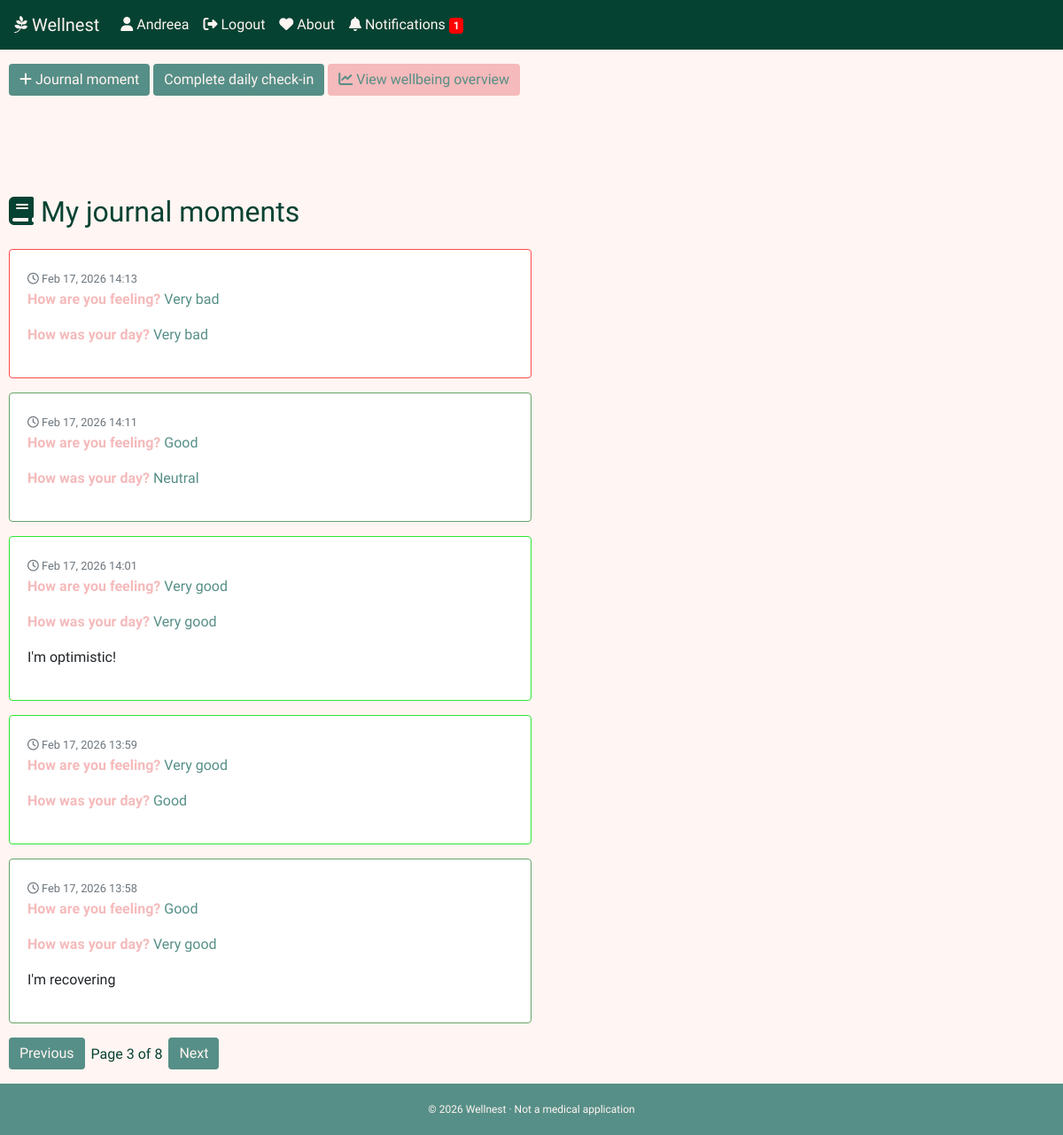
/?page=3 (signed in), run on the app's committed database.
### wellnest/models.py (models this page shows, shortened)
class User(AbstractUser):
    pass

class Entry(models.Model):
    MOOD_CHOICES = [
        (1, "Very bad"),
        (2, "Bad"),
        (3, "Neutral"),
        (4, "Good"),
        (5, "Very good"),
    ]
    DAY_QUALITY = [
        (1, "Very bad"),
        (2, "Bad"),
        (3, "Neutral"),
        (4, "Good"),
        (5, "Very good"),
    ]
    user = models.ForeignKey(User, on_delete=models.CASCADE, related_name="entries")
    text = models.TextField()
    mood = models.IntegerField(choices=MOOD_CHOICES)
    quality = models.IntegerField(choices=DAY_QUALITY)
    created_at = models.DateTimeField(auto_now_add=True)

### wellnest/views.py (the view)
# urls.py: path('', views.index, name='index'),
@login_required
def index(request):
    entries = Entry.objects.filter(user=request.user).order_by("-created_at")
    today = timezone.now().date()
    entry_saved = request.GET.get("entry_saved") == "1"
    has_checked_in_today = DailyCheckIn.objects.filter(
        user=request.user,
        date=today
    ).exists()
    paginator = Paginator(entries, 5)   # 5 per page
    page_number = request.GET.get("page")   # Get ?page=X from URL
    page_entries = paginator.get_page(page_number)
    checkin_done = DailyCheckIn.objects.filter(
        user=request.user,
        date=date.today()
    ).first()
    return render(request, "wellnest/index.html", {
        "entry_saved": entry_saved,
        "entries": page_entries,
        "checkin_done": checkin_done,
        "show_notification": not has_checked_in_today,
    })

### wellnest/templates/wellnest/index.html (shortened to what this page needs)
{% extends "wellnest/layout.html"%}
{% block body %}
    {% if user.is_authenticated %}
        <a href="{% url 'new_entry' %}" class="btn mt-3 mb-3 btn-custom-color"><i class="fa-solid fa-plus"></i> Journal moment</a>
        {% if not checkin_done %}
            <a href="{% url 'daily_checkin' %}" class="btn mt-3 mb-3 btn-custom-color">Complete daily check-in</a>
        {% else %}
            <h3 class="daily-check-in"><i class="fa-regular fa-circle-check"></i> Daily check-in completed!</h3>
        {% endif %}
        <a href="{% url 'analysis' %}" class="btn mt-3 mb-3 btn-custom-color-2"><i class="fa-solid fa-chart-line"></i> View wellbeing overview</a>
    {% endif %}
    <h2 class="journal-entries"><i class="fa-solid fa-book"></i> My journal moments</h2>
        {% for entry in entries %}
            <div id="custom-card" class="card mb-3 custom-entry-card">
                <div class="card-body">
                    <small class="text-muted">
                        <i class="fa-regular fa-clock"></i> {{ entry.created_at|date:"M d, Y H:i" }}
                    </small>
                    <p class="mood-content"><strong class="moods">How are you feeling? </strong><span id="mood-value">{{ entry.get_mood_display }}</span></p>
                    <p class="mood-content"><strong class="moods">How was your day? </strong><span>{{ entry.get_quality_display }}</span></p>
                    <p class="mt-2 custom-entry-text">{{ entry.text }}</p>
                </div>
            </div>
        {% empty %}
            <p>No entries yet.</p>
        {% endfor %}
    <div class="pagination mt-3">
        {% if entries.has_previous %}
            <a href="?page={{ entries.previous_page_number }}" class="btn btn-primary btn-custom-color">Previous</a>
        {% endif %}
        <span class="paginator"><h6 class="pagination-text">Page {{ entries.number }} of {{ entries.paginator.num_pages }}</h6></span>
        {% if entries.has_next %}
            <a href="?page={{ entries.next_page_number }}" class="btn btn-primary btn-custom-color">Next</a>
        {% endif %}
    </div>
{% endblock %}

### wellnest/templates/wellnest/layout.html (shortened to what this page needs)
{% load static %}
<!DOCTYPE html>
<html>
    <head>
        <link rel="stylesheet" href="{% static 'wellnest/styles.css' %}">
        <link rel="stylesheet" href="https://stackpath.bootstrapcdn.com/bootstrap/4.4.1/css/bootstrap.min.css">
        <link rel="stylesheet"
              href="https://cdnjs.cloudflare.com/ajax/libs/font-awesome/6.5.1/css/all.min.css"
/>
    </head>
    <body>
        <nav class="navbar navbar-expand-lg navbar-light custom-navbar">
            <a class="navbar-brand custom-color"><i class="fa-brands fa-pagelines"></i> Wellnest</a>
            <div>
                <ul class="navbar-nav mr-auto">
                    {% if user.is_authenticated %}
                        <li>
                            <a class="nav-link custom-color" href="{% url 'index' %}"><i class="fa-solid fa-user"></i> {{ user.username }}</a>
                        </li>
                        <li>
                            <a class="nav-link custom-color" href="{% url 'logout' %}"><i class="fa-solid fa-right-from-bracket"></i> Logout</a>
                        </li>
                        <li>
                            <a class="nav-link custom-color" href="{% url 'about' %}"><i class="fa-solid fa-heart"></i> About</a>
                        </li>
                        <li>
                            <a class="nav-link custom-color" id="reminderBell">
                                <i class="fa-solid fa-bell"></i> Notifications
                                {% if show_notification %}
                                    <span id="reminderBadge" class="badge">1</span>
                                {% endif %}
                            </a>
                        </li>
                    {% endif %}
                </ul>
            </div>
        </nav>
         <div class="page-content">
            {% block body %}
            {% endblock %}
         </div>
        <footer class="page-footer">© 2026 Wellnest · Not a medical application</footer>
    </body>
</html>

### wellnest/static/wellnest/styles.css (style rules this page uses)
* { margin: 0; font-family: "Lexend", sans-serif; font-optical-sizing: auto; font-style: normal; box-sizing: border-box; }
.custom-navbar { background-color: #064232; }
.navbar .navbar-brand.custom-color, .custom-navbar .navbar-nav .nav-link.custom-color { color: #FFF5F2; }
.badge { background-color: red; padding: 2px 5px; }
#reminderBell { cursor: pointer; }
.page-content { background-color: #FFF5F2; padding: 0 10px; min-height: 100vh; }
.daily-check-in, .card-title, .journal-entries { color: #064232; }
.journal-entries { padding: 30px 0 15px 0; }
.moods, .page-title { color: #F5BABB; }
.moods { font-weight: 700; }
.custom-entry-text, .text-muted { font-weight: 300; }
a.btn.btn-custom-color, input.btn-custom-color { background-color: #568F87; color: #FFF5F2; border: none; box-shadow: none; outline: none; }
a.btn.btn-custom-color-2, .btn.btn-custom-color-2 { background-color: #F5BABB; color: #568F87; border: none; box-shadow: none; outline: none; }
.paginator { display: flex; justify-content: center; align-items: center; }
.pagination.mt-3 { padding-bottom: 16px; }
.pagination-text { margin: 0 7px; color: #064232; }
.mood-content { color: #568F87; }
.card.custom-entry-card, .card.custom-quiz-card { display: flex; justify-content: center; width: 50%; border-color: 2px solid #064232; }
.page-footer { background-color: #568F87; font-size: 12px; color: #FFF5F2; padding: 20px; display: flex; justify-content: center; align-items: center; }

### data on the page
User: username "Andreea"
Entry: created_at "Feb 17, 2026 14:13", mood "Very bad", quality "Very bad"
Entry: created_at "Feb 17, 2026 14:11", mood "Good", quality "Neutral"
Entry: created_at "Feb 17, 2026 14:01", mood "Very good", quality "Very good", text "I'm optimistic!"
Entry: created_at "Feb 17, 2026 13:59", mood "Very good", quality "Good"
Entry: created_at "Feb 17, 2026 13:58", mood "Good", quality "Very good", text "I'm recovering"

### other printed values
{{ entries.number }} "3"
{{ entries.paginator.num_pages }} "8"
